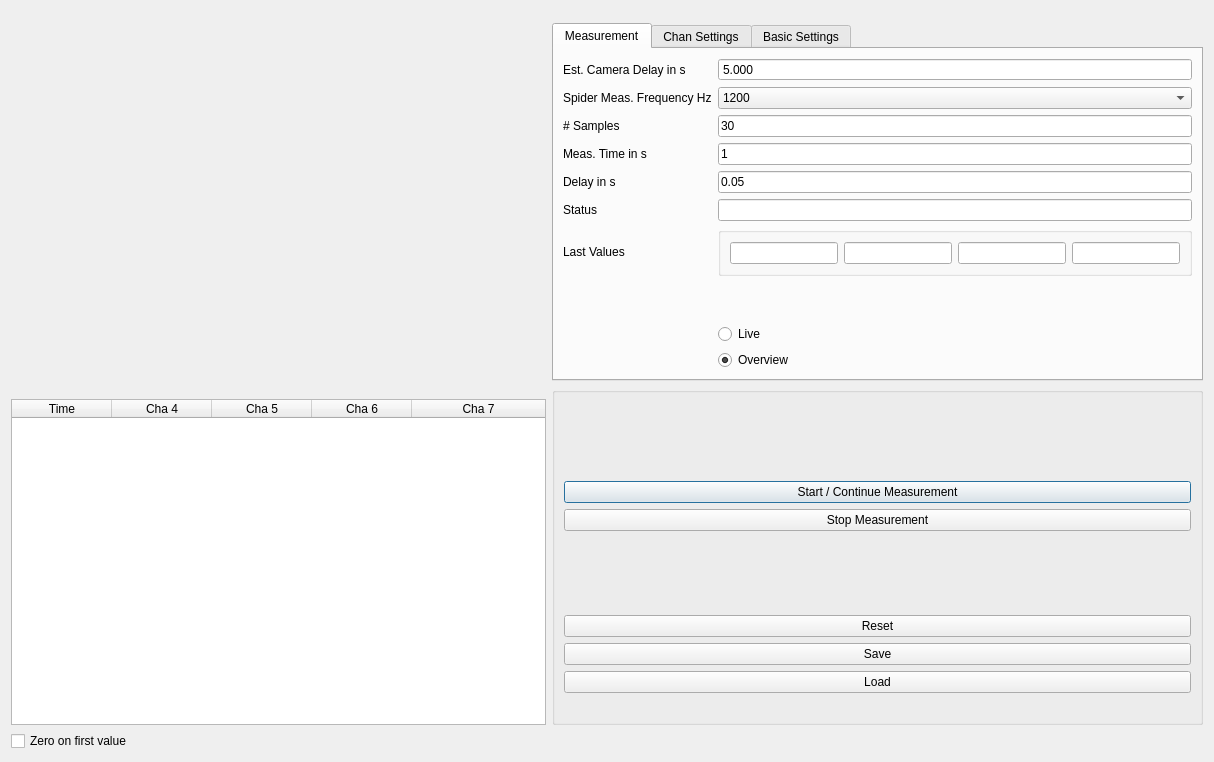
<?xml version="1.0" encoding="UTF-8"?>
<ui version="4.0">
 <class>Dialog</class>
 <widget class="QDialog" name="Dialog">
  <property name="geometry">
   <rect>
    <x>0</x>
    <y>0</y>
    <width>1214</width>
    <height>762</height>
   </rect>
  </property>
  <property name="windowTitle">
   <string>Dialog</string>
  </property>
  <layout class="QGridLayout" name="gridLayout_2">
   <item row="3" column="1" rowspan="3">
    <widget class="QGroupBox" name="groupBox_2">
     <property name="title">
      <string/>
     </property>
     <layout class="QVBoxLayout" name="verticalLayout">
      <item>
       <spacer name="verticalSpacer">
        <property name="orientation">
         <enum>Qt::Vertical</enum>
        </property>
        <property name="sizeHint" stdset="0">
         <size>
          <width>20</width>
          <height>40</height>
         </size>
        </property>
       </spacer>
      </item>
      <item>
       <widget class="QPushButton" name="pbMeasStart">
        <property name="text">
         <string>Start / Continue Measurement</string>
        </property>
       </widget>
      </item>
      <item>
       <widget class="QPushButton" name="pbMeasStop">
        <property name="text">
         <string>Stop Measurement</string>
        </property>
       </widget>
      </item>
      <item>
       <spacer name="verticalSpacer_4">
        <property name="orientation">
         <enum>Qt::Vertical</enum>
        </property>
        <property name="sizeHint" stdset="0">
         <size>
          <width>20</width>
          <height>40</height>
         </size>
        </property>
       </spacer>
      </item>
      <item>
       <widget class="QPushButton" name="pbReset">
        <property name="text">
         <string>Reset</string>
        </property>
       </widget>
      </item>
      <item>
       <widget class="QPushButton" name="pbSave">
        <property name="text">
         <string>Save</string>
        </property>
       </widget>
      </item>
      <item>
       <widget class="QPushButton" name="pbLoad">
        <property name="text">
         <string>Load</string>
        </property>
       </widget>
      </item>
      <item>
       <spacer name="horizontalSpacer">
        <property name="orientation">
         <enum>Qt::Horizontal</enum>
        </property>
        <property name="sizeHint" stdset="0">
         <size>
          <width>40</width>
          <height>20</height>
         </size>
        </property>
       </spacer>
      </item>
     </layout>
    </widget>
   </item>
   <item row="5" column="0">
    <widget class="QTableWidget" name="tbMeas">
     <property name="alternatingRowColors">
      <bool>true</bool>
     </property>
     <property name="columnCount">
      <number>5</number>
     </property>
     <attribute name="horizontalHeaderStretchLastSection">
      <bool>true</bool>
     </attribute>
     <column>
      <property name="text">
       <string>Time</string>
      </property>
     </column>
     <column>
      <property name="text">
       <string>Cha 4</string>
      </property>
     </column>
     <column>
      <property name="text">
       <string>Cha 5</string>
      </property>
     </column>
     <column>
      <property name="text">
       <string>Cha 6</string>
      </property>
     </column>
     <column>
      <property name="text">
       <string>Cha 7</string>
      </property>
     </column>
    </widget>
   </item>
   <item row="0" column="0" rowspan="4">
    <widget class="Itom1DQwtPlot" name="plot"/>
   </item>
   <item row="6" column="0">
    <widget class="QCheckBox" name="cbZero">
     <property name="text">
      <string>Zero on first value</string>
     </property>
    </widget>
   </item>
   <item row="2" column="1">
    <widget class="QTabWidget" name="tabHbm">
     <property name="currentIndex">
      <number>0</number>
     </property>
     <widget class="QWidget" name="meas">
      <attribute name="title">
       <string>Measurement</string>
      </attribute>
      <layout class="QGridLayout" name="gridLayout_3">
       <item row="7" column="2">
        <widget class="QGroupBox" name="groupBox">
         <property name="title">
          <string/>
         </property>
         <layout class="QHBoxLayout" name="horizontalLayout">
          <item>
           <widget class="QLineEdit" name="leLastValue4"/>
          </item>
          <item>
           <widget class="QLineEdit" name="leLastValue5"/>
          </item>
          <item>
           <widget class="QLineEdit" name="leLastValue6"/>
          </item>
          <item>
           <widget class="QLineEdit" name="leLastValue7"/>
          </item>
         </layout>
        </widget>
       </item>
       <item row="4" column="0">
        <widget class="QLabel" name="label_15">
         <property name="text">
          <string>Delay in s</string>
         </property>
        </widget>
       </item>
       <item row="4" column="2">
        <widget class="QLineEdit" name="leDelay">
         <property name="text">
          <string>0.05</string>
         </property>
        </widget>
       </item>
       <item row="5" column="2">
        <widget class="QLineEdit" name="leStatus">
         <property name="readOnly">
          <bool>true</bool>
         </property>
        </widget>
       </item>
       <item row="2" column="2">
        <widget class="QLineEdit" name="leSamples">
         <property name="text">
          <string>30</string>
         </property>
        </widget>
       </item>
       <item row="7" column="0">
        <widget class="QLabel" name="label_10">
         <property name="text">
          <string>Last Values</string>
         </property>
        </widget>
       </item>
       <item row="12" column="2">
        <widget class="QRadioButton" name="rbOverview">
         <property name="text">
          <string>Overview</string>
         </property>
         <property name="checked">
          <bool>true</bool>
         </property>
        </widget>
       </item>
       <item row="2" column="0">
        <widget class="QLabel" name="label">
         <property name="text">
          <string># Samples</string>
         </property>
        </widget>
       </item>
       <item row="3" column="2">
        <widget class="QLineEdit" name="leMeasTime">
         <property name="text">
          <string>1</string>
         </property>
         <property name="readOnly">
          <bool>true</bool>
         </property>
        </widget>
       </item>
       <item row="5" column="0">
        <widget class="QLabel" name="label_6">
         <property name="text">
          <string>Status</string>
         </property>
        </widget>
       </item>
       <item row="1" column="0">
        <widget class="QLabel" name="label_3">
         <property name="text">
          <string>Spider Meas. Frequency Hz</string>
         </property>
        </widget>
       </item>
       <item row="1" column="2">
        <widget class="QComboBox" name="cbFrequency">
         <property name="currentText">
          <string>1200</string>
         </property>
         <property name="currentIndex">
          <number>15</number>
         </property>
         <item>
          <property name="text">
           <string>1.0</string>
          </property>
         </item>
         <item>
          <property name="text">
           <string>2.0</string>
          </property>
         </item>
         <item>
          <property name="text">
           <string>5.0</string>
          </property>
         </item>
         <item>
          <property name="text">
           <string>10.0</string>
          </property>
         </item>
         <item>
          <property name="text">
           <string>25.0</string>
          </property>
         </item>
         <item>
          <property name="text">
           <string>50.0</string>
          </property>
         </item>
         <item>
          <property name="text">
           <string>60.0</string>
          </property>
         </item>
         <item>
          <property name="text">
           <string>75.0</string>
          </property>
         </item>
         <item>
          <property name="text">
           <string>100</string>
          </property>
         </item>
         <item>
          <property name="text">
           <string>150</string>
          </property>
         </item>
         <item>
          <property name="text">
           <string>200</string>
          </property>
         </item>
         <item>
          <property name="text">
           <string>300</string>
          </property>
         </item>
         <item>
          <property name="text">
           <string>400</string>
          </property>
         </item>
         <item>
          <property name="text">
           <string>600</string>
          </property>
         </item>
         <item>
          <property name="text">
           <string>800</string>
          </property>
         </item>
         <item>
          <property name="text">
           <string>1200</string>
          </property>
         </item>
         <item>
          <property name="text">
           <string>1600</string>
          </property>
         </item>
         <item>
          <property name="text">
           <string>2400</string>
          </property>
         </item>
         <item>
          <property name="text">
           <string>3200</string>
          </property>
         </item>
         <item>
          <property name="text">
           <string>4800</string>
          </property>
         </item>
         <item>
          <property name="text">
           <string>9600</string>
          </property>
         </item>
        </widget>
       </item>
       <item row="3" column="0">
        <widget class="QLabel" name="label_2">
         <property name="text">
          <string>Meas. Time in s</string>
         </property>
        </widget>
       </item>
       <item row="11" column="2">
        <widget class="QRadioButton" name="rbLive">
         <property name="text">
          <string>Live</string>
         </property>
         <property name="checked">
          <bool>false</bool>
         </property>
        </widget>
       </item>
       <item row="10" column="2">
        <spacer name="verticalSpacer_5">
         <property name="orientation">
          <enum>Qt::Vertical</enum>
         </property>
         <property name="sizeHint" stdset="0">
          <size>
           <width>20</width>
           <height>40</height>
          </size>
         </property>
        </spacer>
       </item>
       <item row="0" column="0">
        <widget class="QLabel" name="label_7">
         <property name="text">
          <string>Est. Camera Delay in s</string>
         </property>
        </widget>
       </item>
       <item row="0" column="2">
        <widget class="QDoubleSpinBox" name="dsbCamDelay">
         <property name="buttonSymbols">
          <enum>QAbstractSpinBox::NoButtons</enum>
         </property>
         <property name="decimals">
          <number>3</number>
         </property>
         <property name="maximum">
          <double>86400.000000000000000</double>
         </property>
         <property name="value">
          <double>5.000000000000000</double>
         </property>
        </widget>
       </item>
      </layout>
     </widget>
     <widget class="QWidget" name="tab">
      <attribute name="title">
       <string>Chan Settings</string>
      </attribute>
      <layout class="QGridLayout" name="gridLayout">
       <item row="1" column="3">
        <widget class="QComboBox" name="cbBridge4">
         <item>
          <property name="text">
           <string>Full</string>
          </property>
         </item>
         <item>
          <property name="text">
           <string>Half</string>
          </property>
         </item>
         <item>
          <property name="text">
           <string>Quarter</string>
          </property>
         </item>
        </widget>
       </item>
       <item row="1" column="0">
        <widget class="QCheckBox" name="cbChan4">
         <property name="text">
          <string>4</string>
         </property>
         <property name="checked">
          <bool>true</bool>
         </property>
        </widget>
       </item>
       <item row="1" column="1" colspan="2">
        <widget class="QComboBox" name="cbMeasType4">
         <item>
          <property name="text">
           <string>Strain Gage</string>
          </property>
         </item>
         <item>
          <property name="text">
           <string>LVDT</string>
          </property>
         </item>
        </widget>
       </item>
       <item row="1" column="4">
        <widget class="QComboBox" name="cbRange4">
         <property name="currentText">
          <string>3 mV/V</string>
         </property>
         <item>
          <property name="text">
           <string>3 mV/V</string>
          </property>
         </item>
         <item>
          <property name="text">
           <string>12 mV/V</string>
          </property>
         </item>
         <item>
          <property name="text">
           <string>125 mV/V</string>
          </property>
         </item>
         <item>
          <property name="text">
           <string>500 mV/V</string>
          </property>
         </item>
        </widget>
       </item>
       <item row="5" column="1">
        <spacer name="verticalSpacer_2">
         <property name="orientation">
          <enum>Qt::Vertical</enum>
         </property>
         <property name="sizeHint" stdset="0">
          <size>
           <width>20</width>
           <height>40</height>
          </size>
         </property>
        </spacer>
       </item>
       <item row="4" column="3">
        <widget class="QComboBox" name="cbBridge7">
         <item>
          <property name="text">
           <string>Full</string>
          </property>
         </item>
         <item>
          <property name="text">
           <string>Half</string>
          </property>
         </item>
         <item>
          <property name="text">
           <string>Quarter</string>
          </property>
         </item>
        </widget>
       </item>
       <item row="4" column="4">
        <widget class="QComboBox" name="cbRange7">
         <item>
          <property name="text">
           <string>3 mV/V</string>
          </property>
         </item>
         <item>
          <property name="text">
           <string>12 mV/V</string>
          </property>
         </item>
         <item>
          <property name="text">
           <string>125 mV/V</string>
          </property>
         </item>
         <item>
          <property name="text">
           <string>500 mV/V</string>
          </property>
         </item>
        </widget>
       </item>
       <item row="2" column="0">
        <widget class="QCheckBox" name="cbChan5">
         <property name="text">
          <string>5</string>
         </property>
         <property name="checked">
          <bool>true</bool>
         </property>
        </widget>
       </item>
       <item row="4" column="1" colspan="2">
        <widget class="QComboBox" name="cbMeasType7">
         <item>
          <property name="text">
           <string>Strain Gage</string>
          </property>
         </item>
         <item>
          <property name="text">
           <string>LVDT</string>
          </property>
         </item>
        </widget>
       </item>
       <item row="2" column="4">
        <widget class="QComboBox" name="cbRange5">
         <item>
          <property name="text">
           <string>3 mV/V</string>
          </property>
         </item>
         <item>
          <property name="text">
           <string>12 mV/V</string>
          </property>
         </item>
         <item>
          <property name="text">
           <string>125 mV/V</string>
          </property>
         </item>
         <item>
          <property name="text">
           <string>500 mV/V</string>
          </property>
         </item>
        </widget>
       </item>
       <item row="3" column="0">
        <widget class="QCheckBox" name="cbChan6">
         <property name="text">
          <string>6</string>
         </property>
        </widget>
       </item>
       <item row="2" column="3">
        <widget class="QComboBox" name="cbBridge5">
         <item>
          <property name="text">
           <string>Full</string>
          </property>
         </item>
         <item>
          <property name="text">
           <string>Half</string>
          </property>
         </item>
         <item>
          <property name="text">
           <string>Quarter</string>
          </property>
         </item>
        </widget>
       </item>
       <item row="2" column="1" colspan="2">
        <widget class="QComboBox" name="cbMeasType5">
         <item>
          <property name="text">
           <string>Strain Gage</string>
          </property>
         </item>
         <item>
          <property name="text">
           <string>LVDT</string>
          </property>
         </item>
        </widget>
       </item>
       <item row="3" column="4">
        <widget class="QComboBox" name="cbRange6">
         <item>
          <property name="text">
           <string>3 mV/V</string>
          </property>
         </item>
         <item>
          <property name="text">
           <string>12 mV/V</string>
          </property>
         </item>
         <item>
          <property name="text">
           <string>125 mV/V</string>
          </property>
         </item>
         <item>
          <property name="text">
           <string>500 mV/V</string>
          </property>
         </item>
        </widget>
       </item>
       <item row="4" column="0">
        <widget class="QCheckBox" name="cbChan7">
         <property name="text">
          <string>7</string>
         </property>
        </widget>
       </item>
       <item row="0" column="2">
        <widget class="QLabel" name="label_11">
         <property name="text">
          <string>Meas. Type</string>
         </property>
        </widget>
       </item>
       <item row="0" column="0" colspan="2">
        <widget class="QLabel" name="label_12">
         <property name="text">
          <string>Channel</string>
         </property>
        </widget>
       </item>
       <item row="0" column="4">
        <widget class="QLabel" name="label_14">
         <property name="text">
          <string>Range</string>
         </property>
        </widget>
       </item>
       <item row="3" column="1" colspan="2">
        <widget class="QComboBox" name="cbMeasType6">
         <item>
          <property name="text">
           <string>Strain Gage</string>
          </property>
         </item>
         <item>
          <property name="text">
           <string>LVDT</string>
          </property>
         </item>
        </widget>
       </item>
       <item row="0" column="3">
        <widget class="QLabel" name="label_13">
         <property name="text">
          <string>Bridge Config.</string>
         </property>
        </widget>
       </item>
       <item row="3" column="3">
        <widget class="QComboBox" name="cbBridge6">
         <item>
          <property name="text">
           <string>Full</string>
          </property>
         </item>
         <item>
          <property name="text">
           <string>Half</string>
          </property>
         </item>
         <item>
          <property name="text">
           <string>Quarter</string>
          </property>
         </item>
        </widget>
       </item>
       <item row="1" column="5">
        <widget class="QDoubleSpinBox" name="dsbScale4">
         <property name="buttonSymbols">
          <enum>QAbstractSpinBox::NoButtons</enum>
         </property>
         <property name="decimals">
          <number>3</number>
         </property>
         <property name="minimum">
          <double>-999999.000000000000000</double>
         </property>
         <property name="maximum">
          <double>9999999.000000000000000</double>
         </property>
         <property name="value">
          <double>1.000000000000000</double>
         </property>
        </widget>
       </item>
       <item row="2" column="5">
        <widget class="QDoubleSpinBox" name="dsbScale5">
         <property name="buttonSymbols">
          <enum>QAbstractSpinBox::NoButtons</enum>
         </property>
         <property name="decimals">
          <number>3</number>
         </property>
         <property name="minimum">
          <double>-999999.000000000000000</double>
         </property>
         <property name="maximum">
          <double>9999999.000000000000000</double>
         </property>
         <property name="value">
          <double>1.000000000000000</double>
         </property>
        </widget>
       </item>
       <item row="3" column="5">
        <widget class="QDoubleSpinBox" name="dsbScale6">
         <property name="buttonSymbols">
          <enum>QAbstractSpinBox::NoButtons</enum>
         </property>
         <property name="decimals">
          <number>3</number>
         </property>
         <property name="minimum">
          <double>-999999.000000000000000</double>
         </property>
         <property name="maximum">
          <double>9999999.000000000000000</double>
         </property>
         <property name="value">
          <double>1.000000000000000</double>
         </property>
        </widget>
       </item>
       <item row="4" column="5">
        <widget class="QDoubleSpinBox" name="dsbScale7">
         <property name="buttonSymbols">
          <enum>QAbstractSpinBox::NoButtons</enum>
         </property>
         <property name="decimals">
          <number>3</number>
         </property>
         <property name="minimum">
          <double>-999999.000000000000000</double>
         </property>
         <property name="maximum">
          <double>9999999.000000000000000</double>
         </property>
         <property name="value">
          <double>1.000000000000000</double>
         </property>
        </widget>
       </item>
       <item row="0" column="5">
        <widget class="QLabel" name="label_4">
         <property name="text">
          <string>Scale</string>
         </property>
        </widget>
       </item>
      </layout>
     </widget>
     <widget class="QWidget" name="basic">
      <attribute name="title">
       <string>Basic Settings</string>
      </attribute>
      <layout class="QGridLayout" name="gridLayout_4">
       <item row="0" column="0">
        <widget class="QLabel" name="label_5">
         <property name="text">
          <string>Ser. Port</string>
         </property>
        </widget>
       </item>
       <item row="0" column="1">
        <widget class="QLineEdit" name="lePort">
         <property name="text">
          <string>3</string>
         </property>
        </widget>
       </item>
       <item row="1" column="1">
        <widget class="QPushButton" name="pbReInit">
         <property name="text">
          <string>Re-Initialize</string>
         </property>
        </widget>
       </item>
       <item row="2" column="1">
        <spacer name="verticalSpacer_3">
         <property name="orientation">
          <enum>Qt::Vertical</enum>
         </property>
         <property name="sizeHint" stdset="0">
          <size>
           <width>20</width>
           <height>40</height>
          </size>
         </property>
        </spacer>
       </item>
      </layout>
     </widget>
    </widget>
   </item>
  </layout>
 </widget>
 <customwidgets>
  <customwidget>
   <class>Itom1DQwtPlot</class>
   <extends>QMainWindow</extends>
   <header>itom1DQwtPlot.h</header>
  </customwidget>
 </customwidgets>
 <resources/>
 <connections/>
</ui>
